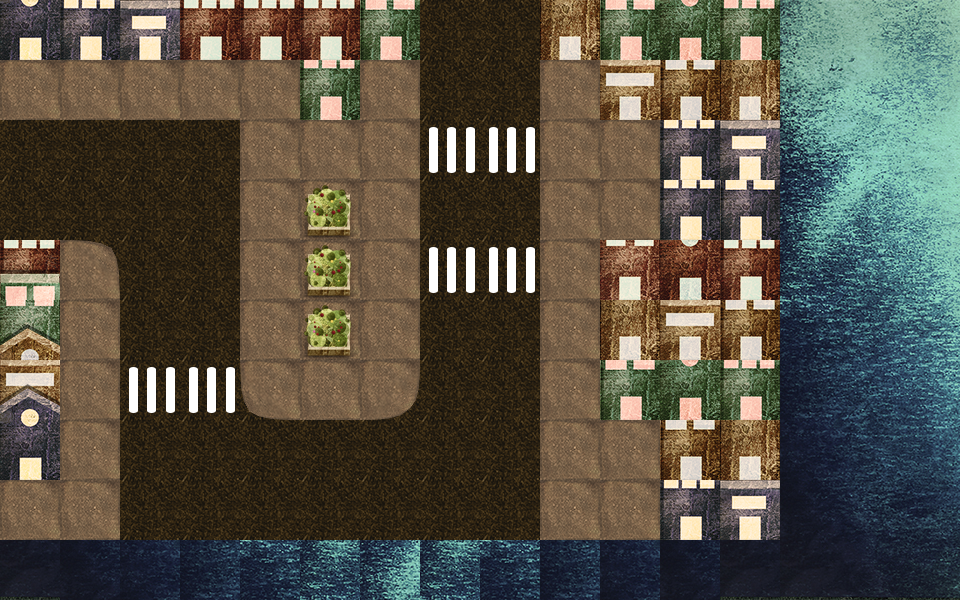

This game map was drawn from its Tiled (.tmx) file and the tilesets committed beside it. A one-line description and the full map source follow:
An orthogonal 16x10 tile map with 60x60 px tiles, 2 tile layers (Tile Layer 1, Tile Layer 2), 5 tilesets.

<map version="1.0" orientation="orthogonal" width="16" height="10" tilewidth="60" tileheight="60">
 <tileset firstgid="1" name="map_tiles (2)" tilewidth="60" tileheight="60">
  <image source="map/map_tiles (2).png" width="180" height="360" />
  <terraintypes>
   <terrain name="pavement" tile="0" />
   <terrain name="street" tile="3" />
   <terrain name="grass" tile="6" />
   <terrain name="pedwalk" tile="9" />
  </terraintypes>
 </tileset>
 <tileset firstgid="19" name="Map_Background" tilewidth="60" tileheight="60">
  <image source="map/Map_Background.png" width="960" height="600" />
 </tileset>
 <tileset firstgid="179" name="kthria4" tilewidth="60" tileheight="60">
  <image source="city/kthria4.png" width="930" height="360" />
 </tileset>
 <tileset firstgid="269" name="city_tiles_oct28" tilewidth="60" tileheight="60">
  <image source="city/city_tiles_oct28.png" width="600" height="600" />
 </tileset>
 <tileset firstgid="369" name="sea" tilewidth="60" tileheight="60">
  <image source="city/sea.jpg" width="960" height="600" />
 </tileset>
 <layer name="Tile Layer 1" width="16" height="10">
  <data encoding="csv">
213,214,215,268,268,268,221,279,279,255,256,257,213,369,370,371,
269,269,269,269,269,269,269,279,279,269,0,0,0,385,386,387,
279,279,279,279,269,269,269,279,279,269,269,0,0,401,402,403,
279,279,279,279,269,269,269,279,279,269,269,0,0,417,418,419,
268,279,279,279,269,269,269,279,279,269,0,0,0,433,434,435,
218,269,279,279,269,269,269,279,279,269,0,0,0,449,450,451,
256,269,279,279,279,269,279,279,279,269,0,0,0,465,466,467,
213,269,279,279,279,279,279,279,279,269,269,0,0,481,482,483,
269,269,279,279,279,279,279,279,279,269,269,0,0,497,498,499,
513,497,481,465,449,433,417,433,449,465,481,497,513,513,514,515
</data>
 </layer>
 <layer name="Tile Layer 2" width="16" height="10">
  <data encoding="csv">
0,0,0,0,0,0,0,0,0,0,221,222,223,0,0,0,
0,0,0,0,0,223,0,0,0,0,256,257,255,0,0,0,
0,0,0,0,0,0,0,10,10,0,0,214,215,0,0,0,
0,0,0,0,0,310,0,0,0,0,0,214,212,0,0,0,
206,307,0,0,0,310,0,10,10,0,263,267,268,0,0,0,
243,0,0,0,0,310,0,0,0,0,255,256,257,0,0,0,
198,0,10,10,325,0,327,0,0,0,221,222,223,0,0,0,
0,0,0,0,0,0,0,0,0,0,0,257,255,0,0,0,
0,0,0,0,0,0,0,0,0,0,0,214,215,0,0,0,
0,0,0,0,0,0,0,0,0,0,0,0,0,0,0,0
</data>
 </layer>
</map>